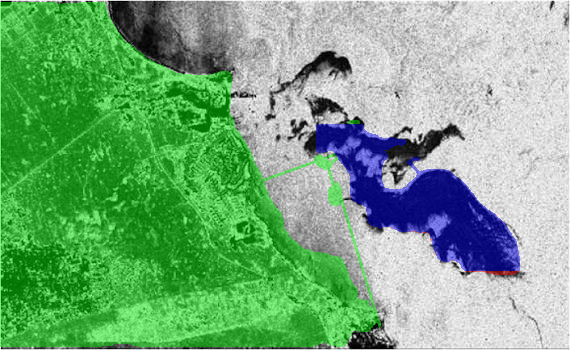
#> input picture raw_yolo_overlay.png, 570 x 350 px; its folder holds only this picture in this run
$ python -i preprocessing.py   (imports and definitions only)
#> lines starting #> are read from the running program, lines starting #| are printed output that depends on the picture
#> further down, picture is the input picture: shape (350, 570, 3); mean B, G, R 125.9, 170.4, 118.6
"""
Jal-Rakshak — SAR Preprocessing Pipeline
==========================================
Configurable SAR image preprocessing with speckle reduction,
contrast enhancement, normalization, and land masking.

Inspired by Oil-Spill-Detection-in-SAR-images reference repository:
- Lee filtering for speckle reduction
- Median/Wiener filtering
- Histogram equalization
- Land masking
"""

import numpy as np
import cv2
from enum import Enum
from dataclasses import dataclass, field
from typing import Optional, Tuple, List


class PreprocessingLevel(Enum):
    """User-selectable preprocessing intensity."""
    RAW = "raw"
    LIGHT = "light"
    ENHANCED = "enhanced"


@dataclass
class TileInfo:
    """Metadata for a tile extracted from a larger SAR scene."""
    tile_id: int
    row: int
    col: int
    x_offset: int
    y_offset: int
    width: int
    height: int
    source_width: int
    source_height: int
    # Geospatial metadata (when available)
    geo_transform: Optional[Tuple[float, ...]] = None
    crs: Optional[str] = None
    acquisition_time: Optional[str] = None

    # [15 lines left out: function to_dict, not called in this run]


@dataclass
class PreprocessingResult:
    """Result of SAR preprocessing."""
    image: np.ndarray
    level: PreprocessingLevel
    steps_applied: List[str] = field(default_factory=list)
    tiles: Optional[List[Tuple[np.ndarray, TileInfo]]] = None


def normalize_image(image: np.ndarray) -> np.ndarray:
    """Normalize image to 0-255 uint8 range."""
    if image.dtype != np.uint8:
        img_min = image.min()
        img_max = image.max()
        if img_max - img_min > 0:
            normalized = ((image - img_min) / (img_max - img_min) * 255).astype(np.uint8)
        else:
            normalized = np.zeros_like(image, dtype=np.uint8)
        return normalized
    return image.copy()


def to_grayscale(image: np.ndarray) -> np.ndarray:
    """Convert image to grayscale if multi-channel."""
    if len(image.shape) == 3:
        return cv2.cvtColor(image, cv2.COLOR_BGR2GRAY)
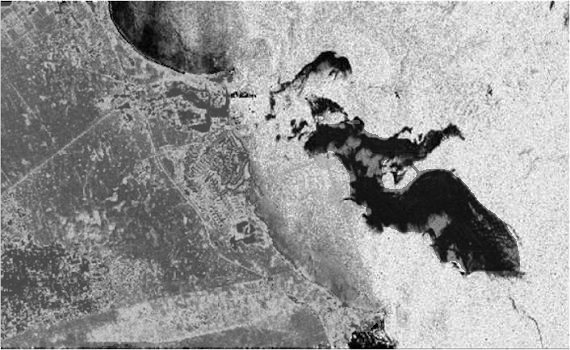
#> returned value: shape (350, 570); min 0, max 255, mean 150
    return image.copy()


# [35 lines left out: function lee_filter, not called in this run]


def median_filter(image: np.ndarray, kernel_size: int = 5) -> np.ndarray:
    """Apply median filter for salt-and-pepper noise reduction."""
#> called with kernel_size = 3
    return cv2.medianBlur(image, kernel_size)


# [19 lines left out: function wiener_filter, not called in this run]


def histogram_equalization(image: np.ndarray, clip_limit: float = 2.0,
                           tile_grid_size: Tuple[int, int] = (8, 8)) -> np.ndarray:
    """
    Contrast Limited Adaptive Histogram Equalization (CLAHE).

    Better than global histogram equalization for SAR images because it
    preserves local contrast while enhancing dark regions (where oil appears).
    """
#> called with clip_limit = 2, tile_grid_size = (8, 8)
    clahe = cv2.createCLAHE(clipLimit=clip_limit, tileGridSize=tile_grid_size)
    return clahe.apply(image)
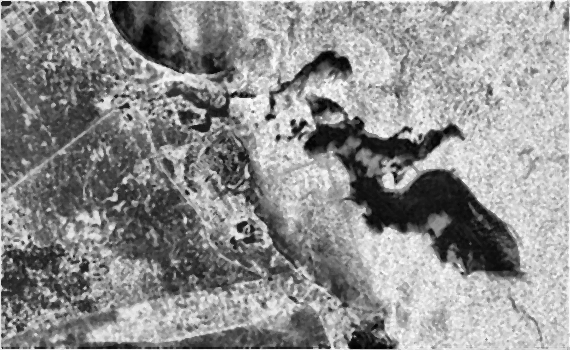
#> returned value: shape (350, 570); min 1, max 255, mean 143.1


# [67 lines left out: functions create_land_mask, apply_sea_mask, tile_image, not called in this run]


def preprocess_sar(image: np.ndarray,
                   level: PreprocessingLevel = PreprocessingLevel.LIGHT,
                   apply_land_mask: bool = True) -> PreprocessingResult:
    """
    Apply configurable SAR preprocessing pipeline.

    Levels:
    - RAW: No processing, just normalization
    - LIGHT: Normalization + median filter + CLAHE
    - ENHANCED: Normalization + Lee filter + median + CLAHE + land mask
    """
    steps = []
    result = normalize_image(image)
    steps.append("normalize")

    gray = to_grayscale(result)
    steps.append("grayscale")

    if level == PreprocessingLevel.RAW:
        return PreprocessingResult(image=gray, level=level, steps_applied=steps)

    if level in (PreprocessingLevel.LIGHT, PreprocessingLevel.ENHANCED):
        gray = median_filter(gray, kernel_size=3)
        steps.append("median_filter_3x3")

    if level == PreprocessingLevel.ENHANCED:
        gray = lee_filter(gray, kernel_size=7)
        steps.append("lee_filter_7x7")

    # Contrast enhancement
    gray = histogram_equalization(gray)
    steps.append("CLAHE")

    # Land masking
    if apply_land_mask and level == PreprocessingLevel.ENHANCED:
        land = create_land_mask(image)
        gray = apply_sea_mask(gray, land)
        steps.append("land_mask")

    return PreprocessingResult(image=gray, level=level, steps_applied=steps)

>>> import cv2
>>> picture = cv2.imread('../raw_yolo_overlay.png')
>>> result = preprocess_sar(picture)
